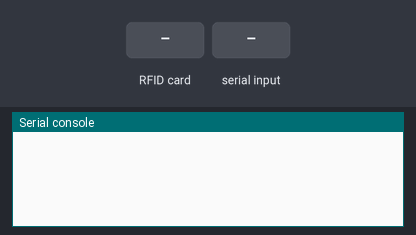
Bench run of a program on a simulated ESP8266 board running MicroPython. Shown: the last lines printed to the serial console. The inputs (shaded band) are chosen by the test bench. The interpreter's speed is modelled, so counts of loop turns are approximate; library files of the repository ran but are not shown: mfrc522.py.

Above: at 1.2 s.
1.3 s: RFID card 5E 7A 19 C4 held to the reader
At 1.8 s:
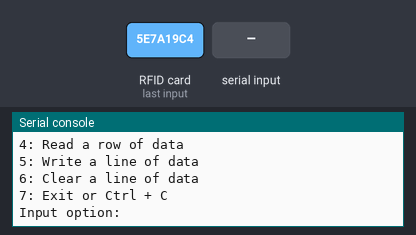
2.8 s: "1" typed at the serial console, then Enter
At 3.4 s:
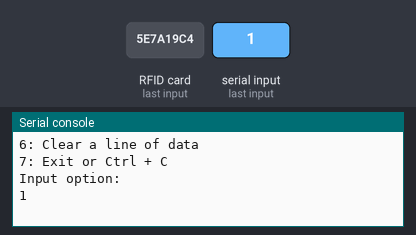
5.0 s: "2" typed at the serial console, then Enter
At 5.6 s:
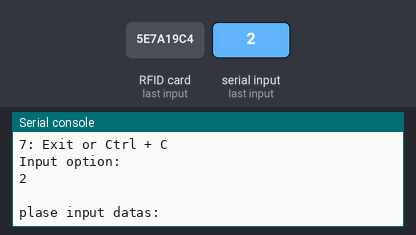
6.5 s: "7" typed at the serial console, then Enter
At 7.1 s:
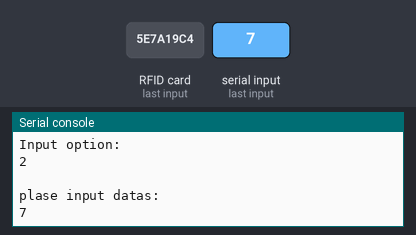
8.7 s: "4" typed at the serial console, then Enter
At 9.7 s:
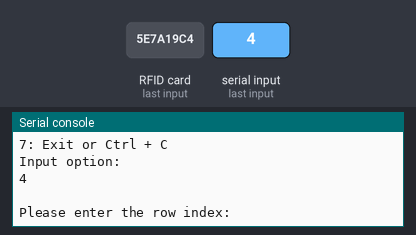
10.2 s: "3" typed at the serial console, then Enter
At 10.8 s:
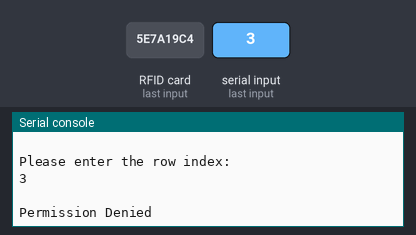
Timing chart, 0 to 12.7 s (numbered marks = the images above; inputs shaded):
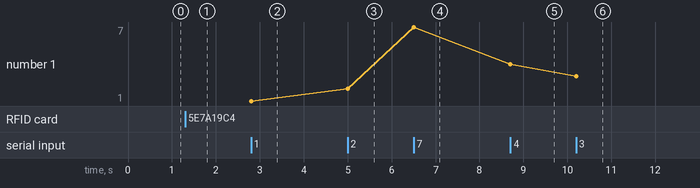

Measured:
- after the input at 1.3 s, the serial console: prints a new line at once (image 1)
- after the input at 2.8 s, the serial console: prints a new line at once (image 2)
- after the input at 5.0 s, the serial console: prints a new line at once (image 3)
- after the input at 6.5 s, the serial console: prints a new line at once (image 4)
- after the input at 8.7 s, the serial console: prints a new line at once (image 5)
- after the input at 10.2 s, the serial console: prints a new line at once (image 6)

The program:

RFID_Read_And_Write.py
```python
from machine import Pin, SoftSPI
from mfrc522 import MFRC522

sck = Pin(14, Pin.OUT)
copi = Pin(13, Pin.OUT) # Controller out, peripheral in
cipo = Pin(12, Pin.OUT) # Controller in, peripheral out
spi = SoftSPI(baudrate=100000, polarity=0, phase=0, sck=sck, mosi=copi, miso=cipo)
sda = Pin(4, Pin.OUT)
reader = MFRC522(spi, sda)
key = [0xFF, 0xFF, 0xFF, 0xFF, 0xFF, 0xFF]
option = 0

try:
    while True:
        (status, tag_type) = reader.request(reader.CARD_REQIDL)#Read the card type number
        if status == reader.OK:
            print('Find the card!')
            (status, raw_uid) = reader.anticoll()#Reads the card serial number of the selected card
            if status == reader.OK:
                print('New Card Detected')
                print('  - Tag Type: 0x%02x' % tag_type)
                print('  - uid: 0x%02x%02x%02x%02x' % (raw_uid[0], raw_uid[1], raw_uid[2], raw_uid[3]))
                print('')
                if reader.select_tag(raw_uid) == reader.OK:#Read card memory capacity
                    while option != "7":
                        print("**Please enter the options**")
                        print("1: Read the card data")
                        print("2: Write data to the card")
                        print("3: Clear data")
                        print("4: Read a row of data")
                        print("5: Write a line of data")
                        print("6: Clear a line of data")
                        print("7: Exit or Ctrl + C")
                        option = input("Input option: ")
                        print("")
                        if option == "1":
                            reader.Read_Data(key, raw_uid)
                        elif option == "2":
                            datas = input("plase input datas: ")
                            reader.Write_Data(key, raw_uid, datas)
                        elif option == "3":
                            reader.Clear_Data(key, raw_uid)
                        elif option == "4":
                            row_index = int(input("Please enter the row index: "))
                            if (row_index+1)%4 == 0 or row_index == 0 or row_index > 63:
                                print("\nPermission Denied")
                            if reader.auth(0x60, row_index, key, raw_uid) == reader.OK:  #Verification card password
                                if bytearray(reader.read(row_index)) == bytearray(16):
                                     print("No Data")
                                else:
                                    print(str(row_index) + ": " + str(bytearray(reader.read(row_index)).decode()))
                            else:
                                print("ERROR")
                        elif option == "5":
                            row_index = int(input("Please enter the row index: "))
                            datas = input("plase input datas: ")
                            reader.Write_Row_Data(key, raw_uid, row_index, datas)
                        elif option == "6":
                            row_index = int(input("Please enter the row index: "))
                            reader.Clear_Row_Data(key, raw_uid, row_index)
                        elif option == "7":
                            reader.stop_crypto1()
                            print("Exit the success")
                        else:
                            print("Input error")
                        print("")
                    break
except KeyboardInterrupt:
    pass
```
